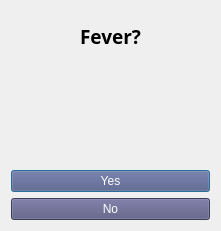
   <widget class="QWidget" name="gridLayoutWidget_5">
    <property name="geometry">
     <rect>
      <x>260</x>
      <y>70</y>
      <width>221</width>
      <height>231</height>
     </rect>
    </property>
    <layout class="QGridLayout" name="gridLayout_5">
     <item row="5" column="0">
      <widget class="QPushButton" name="yes_button_1">
       <property name="enabled">
        <bool>true</bool>
       </property>
       <property name="autoFillBackground">
        <bool>false</bool>
       </property>
       <property name="styleSheet">
        <string notr="true">font: 12pt &quot;Broadway&quot;;
color: rgb(255, 255, 255);
background-color: rgb(85, 85, 127);</string>
       </property>
       <property name="text">
        <string>Yes</string>
       </property>
       <property name="checkable">
        <bool>true</bool>
       </property>
       <property name="autoExclusive">
        <bool>false</bool>
       </property>
       <property name="autoDefault">
        <bool>true</bool>
       </property>
       <property name="default">
        <bool>true</bool>
       </property>
       <property name="flat">
        <bool>false</bool>
       </property>
      </widget>
     </item>
     <item row="0" column="0">
      <widget class="QLabel" name="label_22">
       <property name="maximumSize">
        <size>
         <width>16777215</width>
         <height>50</height>
        </size>
       </property>
       <property name="font">
        <font>
         <family>Century Gothic</family>
         <pointsize>14</pointsize>
         <weight>75</weight>
         <bold>true</bold>
        </font>
       </property>
       <property name="text">
        <string>Fever?</string>
       </property>
       <property name="alignment">
        <set>Qt::AlignCenter</set>
       </property>
      </widget>
     </item>
     <item row="6" column="0">
      <widget class="QPushButton" name="no_button_1">
       <property name="enabled">
        <bool>true</bool>
       </property>
       <property name="autoFillBackground">
        <bool>false</bool>
       </property>
       <property name="styleSheet">
        <string notr="true">font: 12pt &quot;Broadway&quot;;
color: rgb(255, 255, 255);
background-color: rgb(85, 85, 127);</string>
       </property>
       <property name="text">
        <string>No</string>
       </property>
      </widget>
     </item>
     <item row="2" column="0">
      <widget class="QLabel" name="label_2">
       <property name="text">
        <string/>
       </property>
       <property name="pixmap">
        <pixmap resource="resource.qrc">:/newPrefix/4.jpg</pixmap>
       </property>
       <property name="scaledContents">
        <bool>true</bool>
       </property>
       <property name="alignment">
        <set>Qt::AlignCenter</set>
       </property>
      </widget>
     </item>
    </layout>
   </widget>
